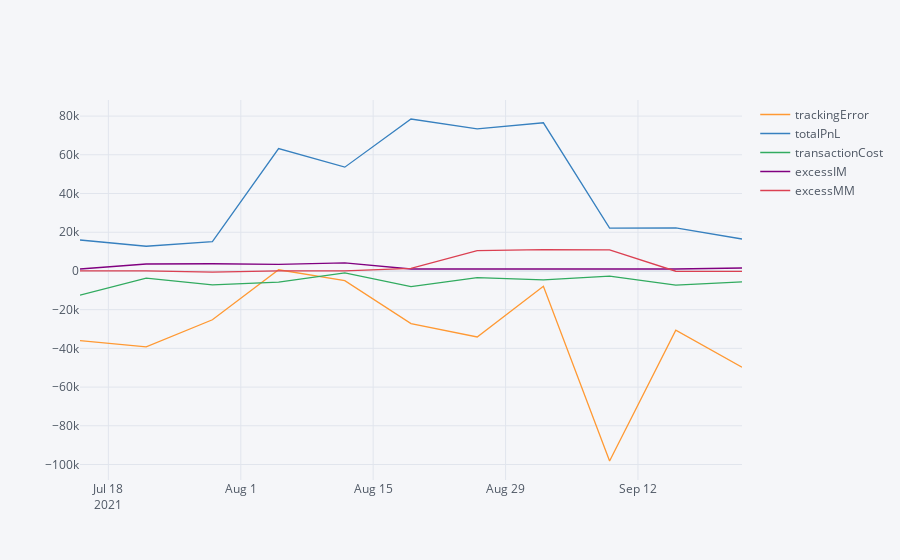

Here is the notebook cell this chart was saved with:
### Code cell
mains.loc[mains['name']=='total',['trackingError','totalPnL','time','transactionCost','excessIM','excessMM']].set_index('time').iplot()

### Figure 1 — Plotly figure (JSON) as saved in the notebook; plotly's stock layout.template omitted (floating-point values rounded to 4 significant figures)
{"data": [{"line": {"color": "rgba(255, 153, 51, 1.0)", "dash": "solid", "shape": "linear", "width": 1.3}, "mode": "lines", "name": "trackingError", "text": "", "type": "scatter", "x": ["2021-07-15", "2021-07-22", "2021-07-29", "2021-08-05", "2021-08-12", "2021-08-19", "2021-08-26", "2021-09-02", "2021-09-09", "2021-09-16", "2021-09-23"], "y": [-36000.0, -39260.0, -25210.0, 599.0, -5045.0, -27170.0, -34120.0, -7881.0, -98190.0, -30610.0, -49780.0]}, {"line": {"color": "rgba(55, 128, 191, 1.0)", "dash": "solid", "shape": "linear", "width": 1.3}, "mode": "lines", "name": "totalPnL", "text": "", "type": "scatter", "x": ["2021-07-15", "2021-07-22", "2021-07-29", "2021-08-05", "2021-08-12", "2021-08-19", "2021-08-26", "2021-09-02", "2021-09-09", "2021-09-16", "2021-09-23"], "y": [15980.0, 12750.0, 15150.0, 63230.0, 53610.0, 78490.0, 73340.0, 76530.0, 22100.0, 22210.0, 16490.0]}, {"line": {"color": "rgba(50, 171, 96, 1.0)", "dash": "solid", "shape": "linear", "width": 1.3}, "mode": "lines", "name": "transactionCost", "text": "", "type": "scatter", "x": ["2021-07-15", "2021-07-22", "2021-07-29", "2021-08-05", "2021-08-12", "2021-08-19", "2021-08-26", "2021-09-02", "2021-09-09", "2021-09-16", "2021-09-23"], "y": [-12510.0, -3711.0, -7201.0, -5766.0, -983.7, -8117.0, -3498.0, -4592.0, -2674.0, -7364.0, -5608.0]}, {"line": {"color": "rgba(128, 0, 128, 1.0)", "dash": "solid", "shape": "linear", "width": 1.3}, "mode": "lines", "name": "excessIM", "text": "", "type": "scatter", "x": ["2021-07-15", "2021-07-22", "2021-07-29", "2021-08-05", "2021-08-12", "2021-08-19", "2021-08-26", "2021-09-02", "2021-09-09", "2021-09-16", "2021-09-23"], "y": [998.8, 3568.0, 3704.0, 3406.0, 4142.0, 997.6, 985.8, 999.3, 999.7, 997.0, 1508.0]}, {"line": {"color": "rgba(219, 64, 82, 1.0)", "dash": "solid", "shape": "linear", "width": 1.3}, "mode": "lines", "name": "excessMM", "text": "", "type": "scatter", "x": ["2021-07-15", "2021-07-22", "2021-07-29", "2021-08-05", "2021-08-12", "2021-08-19", "2021-08-26", "2021-09-02", "2021-09-09", "2021-09-16", "2021-09-23"], "y": [-0.6318, -9.074, -652.7, -0.01282, 0.6732, 1323.0, 10460.0, 11060.0, 10880.0, -160.3, -279.0]}], "layout": {"legend": {"bgcolor": "#F5F6F9", "font": {"color": "#4D5663"}}, "paper_bgcolor": "#F5F6F9", "plot_bgcolor": "#F5F6F9", "title": {"font": {"color": "#4D5663"}}, "xaxis": {"gridcolor": "#E1E5ED", "showgrid": true, "tickfont": {"color": "#4D5663"}, "title": {"font": {"color": "#4D5663"}, "text": ""}, "zerolinecolor": "#E1E5ED"}, "yaxis": {"gridcolor": "#E1E5ED", "showgrid": true, "tickfont": {"color": "#4D5663"}, "title": {"font": {"color": "#4D5663"}, "text": ""}, "zerolinecolor": "#E1E5ED"}}}
